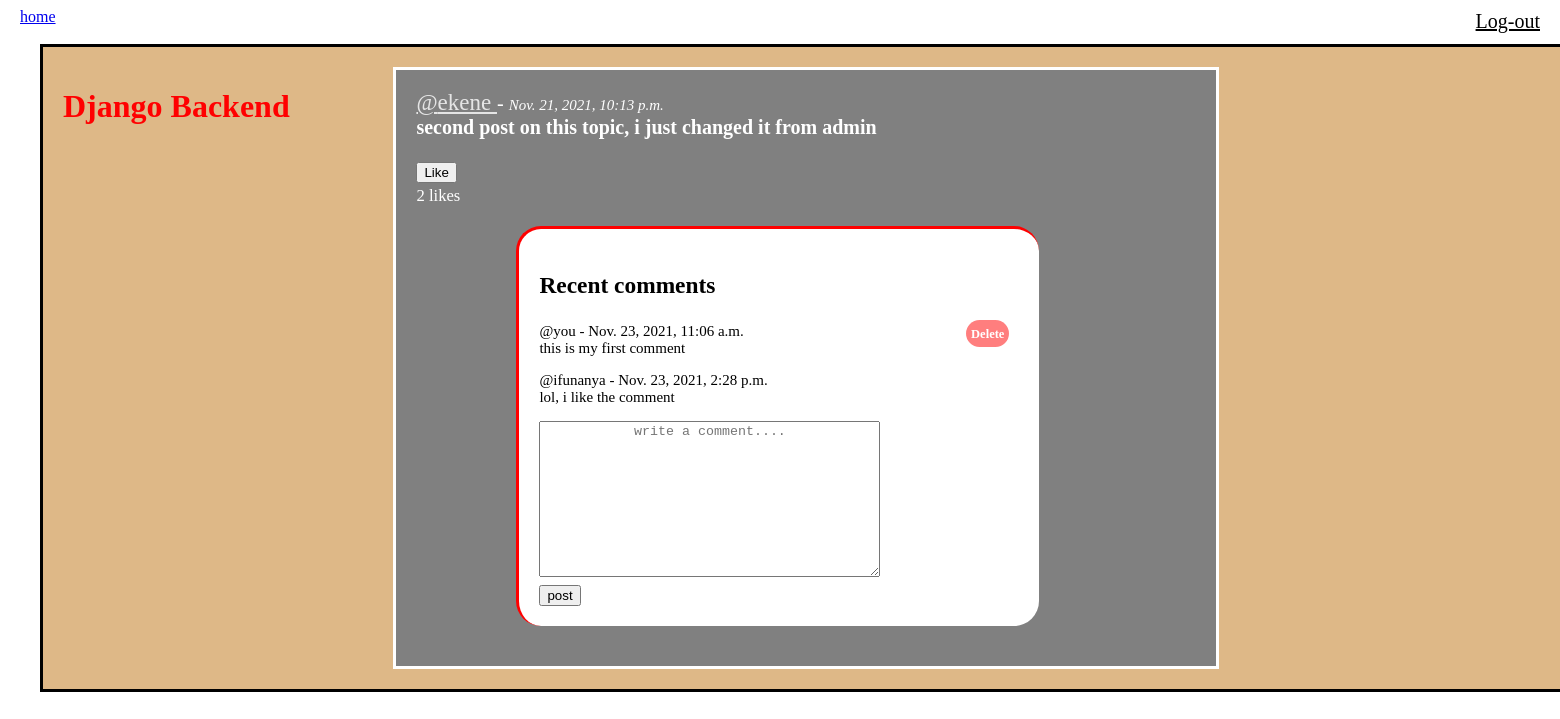
/post/3/ (signed in), run on the app's committed database.
### testing/models.py (models this page shows, shortened)
class post(models.Model):
    author = models.ForeignKey(User, on_delete=models.CASCADE)
    Topic = models.ForeignKey(topic, on_delete=models.CASCADE)
    post = models.TextField(max_length=500)
    created = models.DateTimeField(auto_now_add=True)
    update = models.DateTimeField(auto_now=True)
    liked = models.ManyToManyField(User, related_name='likes', default=None, blank=True)
    def __str__(self):
        return f'{self.post}'

class topic(models.Model):
    topic = models.CharField(max_length=300)
    def __str__(self):
        return self.topic

class comments(models.Model):
    created = models.DateTimeField(auto_now=True)
    posts = models.ForeignKey(post, on_delete=models.CASCADE)
    owner = models.ForeignKey(User, on_delete=CASCADE)
    comment = models.TextField(max_length= 500)
    created = models.DateTimeField(auto_now_add=True)
    def __str__(self):
        return str(self.comment)

### testing/views.py (the view, shortened to what this page needs)
# urls.py: path('post/<int:pk>/', views.postview, name='post'),
@login_required(login_url='Login')
def postview(request, pk):
     context = {}
     posts = post.objects.get(id=pk)
     liked_people = posts.liked.all()
     try:
          comment = posts.comments_set.all()
     except:
          pass
     form = commentform()
     context = {
               'posts' : posts,
               'comments' : comment,
               'form' : form,
               'liked_people' : liked_people,
          }
     return render(request, 'base/postview.html', context)

### testing/forms.py
class commentform(ModelForm):
    class Meta:
        model = comments
        fields = ['comment']

### templates/base/postview.html (shortened to what this page needs)
{% extends 'base/main.html' %}
{% load static %}
{% block content %}
    <link rel="stylesheet" href="{% static 'css/postview.css' %}">
    <body>
        <a href="{% url 'home' %}"> home</a>
        <br><br>
            <div class="body">
                <h1>{{posts.Topic}}</h1>
                <div class="post">
                    <p>
                        <span class="main-username"> <a href=""> @{{posts.author}} </a> </span>- <span class="time"><i>{{posts.created}} </i></span> <br>
                        <b>{{posts}}</b>
                        <form action="{% url 'like_post' %}" method="post">
                            {% if request.user not in liked_people %}
                            <button type="submit", name="like", value="submit">Like</button>
                            {% else %}
                            <button type="submit", name="like", value="submit">unike</button>
                            {% endif %}
                        </form>
                        <small>{{posts.liked.all.count}}
                            {% if posts.liked.all.count > 1 %}
                            likes
                            {% else %}
                            like
                            {% endif %}
                        </small>
                    </p>
                    {% if comments != None %}
                        <div class="comment">
                            <h3>Recent comments</h3>
                            {% for comment in comments %}
                                <div class="comment-content">
                                    <p>
                                        {% if request.user == comment.owner %}
                                            <span class="username">@you </span> - <span class="time">{{comment.created}} </span> <br>
                                            {{comment }}
                                            <span class="delete"><small><a href="{% url 'delete-comment' comment.id %}"> Delete</a></small></span>
                                        {% else %}
                                            <span class="username">@{{comment.owner}} </span> - <span class="time">{{comment.created}} </span> <br>
                                            {{comment }}
                                        {% endif %}
                                    </p>
                                </div>
                            {% endfor %}
                            {% include 'base/comment.html' %}
                        </div>
                    {% else %}
                        <div class="comment">
                            <h1>comment  add here</h1>
                        </div>
                    {% endif %}
                </div>
        </div>
    </body>
{% endblock %}

### static/css/style.css (style rules this page uses)
.body { display: grid; grid-template-columns: 2fr 5fr 2fr; grid-template-areas: "profile posts activity"; }
.delete { position: absolute; right: 10px; bottom: 10px; color: white; background-color: red; padding: 5px; border-radius: 25px; opacity: 0.5; }
.delete a { font-weight: bold; text-decoration: none; color: inherit; opacity: 1; }
body { background-color: lightskyblue; }

### static/css/postview.css (style rules this page uses)
body { background-color: white; margin-left: 20px; }
.body { color: red; padding: 20px; border: solid black; width: max-content; background-color: burlywood; margin-left: 20px; }
.post { background-color: gray; font-size: 20px; color: white; border: solid white; padding-left: 20px; width: 800px; position: relative; }
.main-username a { text-decoration: underline; color: inherit; font-size: 23px; opacity: 0.8; }
.comment { background-color: white; color: black; width: 60%; padding: 20px; margin-left: 100px; margin-bottom: 40px; border-radius: 25px; border-top: solid red; border-left: solid red; }
.comment-content { font-size: 15px; position: relative; }
.time { font-size: 15px; text-align: right; }

### data on the page
post: Topic "Django Backend", author "ekene", created "Nov. 21, 2021, 10:13 p.m.", post "second post on this topic, i just changed it from admin", liked.all.count "2"
comments: created "Nov. 23, 2021, 11:06 a.m.", comment "this is my first comment"
comments: owner "ifunanya", created "Nov. 23, 2021, 2:28 p.m.", comment "lol, i like the comment"
